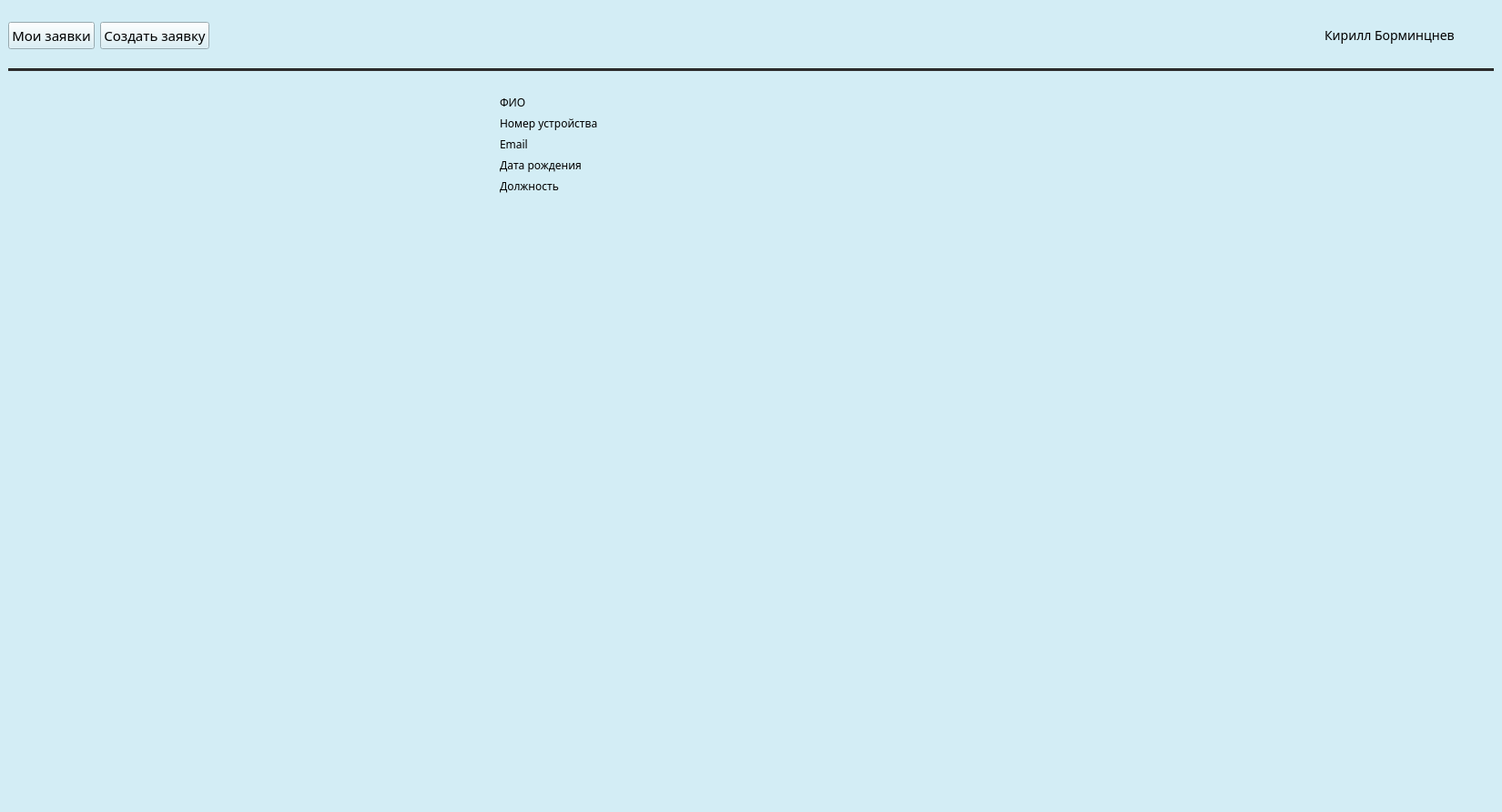
<?xml version="1.0" encoding="UTF-8"?>
<ui version="4.0">
 <class>MainWindow</class>
 <widget class="QMainWindow" name="MainWindow">
  <property name="geometry">
   <rect>
    <x>0</x>
    <y>0</y>
    <width>1650</width>
    <height>892</height>
   </rect>
  </property>
  <property name="sizePolicy">
   <sizepolicy hsizetype="Expanding" vsizetype="Expanding">
    <horstretch>0</horstretch>
    <verstretch>0</verstretch>
   </sizepolicy>
  </property>
  <property name="sizeIncrement">
   <size>
    <width>100</width>
    <height>0</height>
   </size>
  </property>
  <property name="mouseTracking">
   <bool>false</bool>
  </property>
  <property name="windowTitle">
   <string>Главная страница</string>
  </property>
  <property name="styleSheet">
   <string notr="true">background-color: #d3edf5;
font-family: Montserrat;
colol: black;</string>
  </property>
  <property name="animated">
   <bool>false</bool>
  </property>
  <widget class="QWidget" name="centralwidget">
   <layout class="QVBoxLayout" name="verticalLayout_3">
    <item>
     <layout class="QVBoxLayout" name="Header">
      <item>
       <layout class="QHBoxLayout" name="horizontalLayout_2">
        <item>
         <layout class="QHBoxLayout" name="Button">
          <item>
           <widget class="QPushButton" name="pushButton">
            <property name="font">
             <font>
              <family>Montserrat</family>
              <pointsize>11</pointsize>
             </font>
            </property>
            <property name="styleSheet">
             <string notr="true">color: black;</string>
            </property>
            <property name="text">
             <string>Мои заявки</string>
            </property>
           </widget>
          </item>
          <item>
           <widget class="QPushButton" name="pushButton_2">
            <property name="font">
             <font>
              <family>Montserrat</family>
              <pointsize>11</pointsize>
             </font>
            </property>
            <property name="styleSheet">
             <string notr="true">color: black;</string>
            </property>
            <property name="text">
             <string>Сoздать заявку</string>
            </property>
           </widget>
          </item>
         </layout>
        </item>
        <item>
         <spacer name="horizontalSpacer">
          <property name="orientation">
           <enum>Qt::Orientation::Horizontal</enum>
          </property>
          <property name="sizeHint" stdset="0">
           <size>
            <width>128</width>
            <height>20</height>
           </size>
          </property>
         </spacer>
        </item>
        <item>
         <layout class="QHBoxLayout" name="horizontalLayout">
          <item>
           <widget class="QLabel" name="Name">
            <property name="styleSheet">
             <string notr="true">font-size: 14px;
color: black;</string>
            </property>
            <property name="text">
             <string>Кирилл Борминцнев</string>
            </property>
           </widget>
          </item>
          <item>
           <widget class="QPushButton" name="profile">
            <property name="minimumSize">
             <size>
              <width>0</width>
              <height>60</height>
             </size>
            </property>
            <property name="mouseTracking">
             <bool>true</bool>
            </property>
            <property name="styleSheet">
             <string notr="true">background-image: url(:/image/image/avatar.png);
background-size: cover;
background-position: center;
background-repeat: no-repeat;
</string>
            </property>
            <property name="text">
             <string/>
            </property>
            <property name="iconSize">
             <size>
              <width>0</width>
              <height>0</height>
             </size>
            </property>
            <property name="autoDefault">
             <bool>true</bool>
            </property>
            <property name="default">
             <bool>true</bool>
            </property>
            <property name="flat">
             <bool>true</bool>
            </property>
           </widget>
          </item>
         </layout>
        </item>
       </layout>
      </item>
      <item>
       <widget class="Line" name="line">
        <property name="sizePolicy">
         <sizepolicy hsizetype="Expanding" vsizetype="Fixed">
          <horstretch>0</horstretch>
          <verstretch>0</verstretch>
         </sizepolicy>
        </property>
        <property name="styleSheet">
         <string notr="true">background-color: rgb(44, 44, 44);</string>
        </property>
        <property name="orientation">
         <enum>Qt::Orientation::Horizontal</enum>
        </property>
       </widget>
      </item>
     </layout>
    </item>
    <item>
     <layout class="QVBoxLayout" name="main">
      <item>
       <widget class="QStackedWidget" name="padges">
        <property name="sizePolicy">
         <sizepolicy hsizetype="Expanding" vsizetype="Expanding">
          <horstretch>0</horstretch>
          <verstretch>0</verstretch>
         </sizepolicy>
        </property>
        <property name="currentIndex">
         <number>0</number>
        </property>
        <widget class="QWidget" name="watch">
         <property name="styleSheet">
          <string notr="true">color: black;</string>
         </property>
         <widget class="QWidget" name="formLayoutWidget_2">
          <property name="geometry">
           <rect>
            <x>540</x>
            <y>20</y>
            <width>651</width>
            <height>521</height>
           </rect>
          </property>
          <layout class="QFormLayout" name="formLayout_2">
           <item row="0" column="0">
            <widget class="QLabel" name="label_6">
             <property name="text">
              <string>ФИО</string>
             </property>
            </widget>
           </item>
           <item row="1" column="0">
            <widget class="QLabel" name="label_7">
             <property name="text">
              <string>Номер устройства</string>
             </property>
            </widget>
           </item>
           <item row="2" column="0">
            <widget class="QLabel" name="label_8">
             <property name="text">
              <string>Email</string>
             </property>
            </widget>
           </item>
           <item row="3" column="0">
            <widget class="QLabel" name="label_9">
             <property name="text">
              <string>Дата рождения</string>
             </property>
            </widget>
           </item>
           <item row="4" column="0">
            <widget class="QLabel" name="label_10">
             <property name="text">
              <string>Должность</string>
             </property>
            </widget>
           </item>
          </layout>
         </widget>
        </widget>
        <widget class="QWidget" name="edit">
         <property name="styleSheet">
          <string notr="true">color: black;</string>
         </property>
         <widget class="QWidget" name="formLayoutWidget">
          <property name="geometry">
           <rect>
            <x>520</x>
            <y>40</y>
            <width>591</width>
            <height>541</height>
           </rect>
          </property>
          <layout class="QFormLayout" name="formLayout">
           <item row="0" column="0">
            <widget class="QLabel" name="label">
             <property name="text">
              <string>ФИО</string>
             </property>
            </widget>
           </item>
           <item row="1" column="0">
            <widget class="QLabel" name="label_3">
             <property name="text">
              <string>Номер устройства</string>
             </property>
            </widget>
           </item>
           <item row="2" column="0">
            <widget class="QLabel" name="label_2">
             <property name="text">
              <string>Email</string>
             </property>
            </widget>
           </item>
           <item row="3" column="0">
            <widget class="QLabel" name="label_4">
             <property name="text">
              <string>Дата рождения</string>
             </property>
            </widget>
           </item>
           <item row="4" column="0">
            <widget class="QLabel" name="label_5">
             <property name="text">
              <string>Должность</string>
             </property>
            </widget>
           </item>
          </layout>
         </widget>
        </widget>
       </widget>
      </item>
      <item>
       <layout class="QHBoxLayout" name="buttons_edit"/>
      </item>
     </layout>
    </item>
   </layout>
  </widget>
 </widget>
 <resources>
  <include location="../resource.qrc"/>
 </resources>
 <connections/>
</ui>
